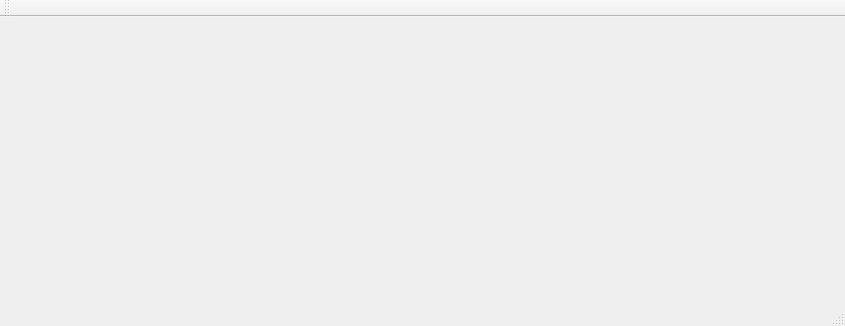
<?xml version="1.0" encoding="UTF-8"?>
<ui version="4.0">
 <class>MainWindow</class>
 <widget class="QMainWindow" name="MainWindow">
  <property name="geometry">
   <rect>
    <x>0</x>
    <y>0</y>
    <width>845</width>
    <height>326</height>
   </rect>
  </property>
  <property name="windowTitle">
   <string>MainWindow</string>
  </property>
  <widget class="QWidget" name="centralWidget">
   <widget class="QLabel" name="diod_label">
    <property name="geometry">
     <rect>
      <x>30</x>
      <y>10</y>
      <width>50</width>
      <height>50</height>
     </rect>
    </property>
    <property name="text">
     <string/>
    </property>
   </widget>
   <widget class="QLabel" name="last_msg_label">
    <property name="geometry">
     <rect>
      <x>10</x>
      <y>80</y>
      <width>821</width>
      <height>191</height>
     </rect>
    </property>
    <property name="text">
     <string/>
    </property>
   </widget>
  </widget>
  <widget class="QMenuBar" name="menuBar">
   <property name="geometry">
    <rect>
     <x>0</x>
     <y>0</y>
     <width>845</width>
     <height>22</height>
    </rect>
   </property>
  </widget>
  <widget class="QToolBar" name="mainToolBar">
   <attribute name="toolBarArea">
    <enum>TopToolBarArea</enum>
   </attribute>
   <attribute name="toolBarBreak">
    <bool>false</bool>
   </attribute>
  </widget>
  <widget class="QStatusBar" name="statusBar"/>
 </widget>
 <layoutdefault spacing="6" margin="11"/>
 <resources/>
 <connections/>
</ui>
